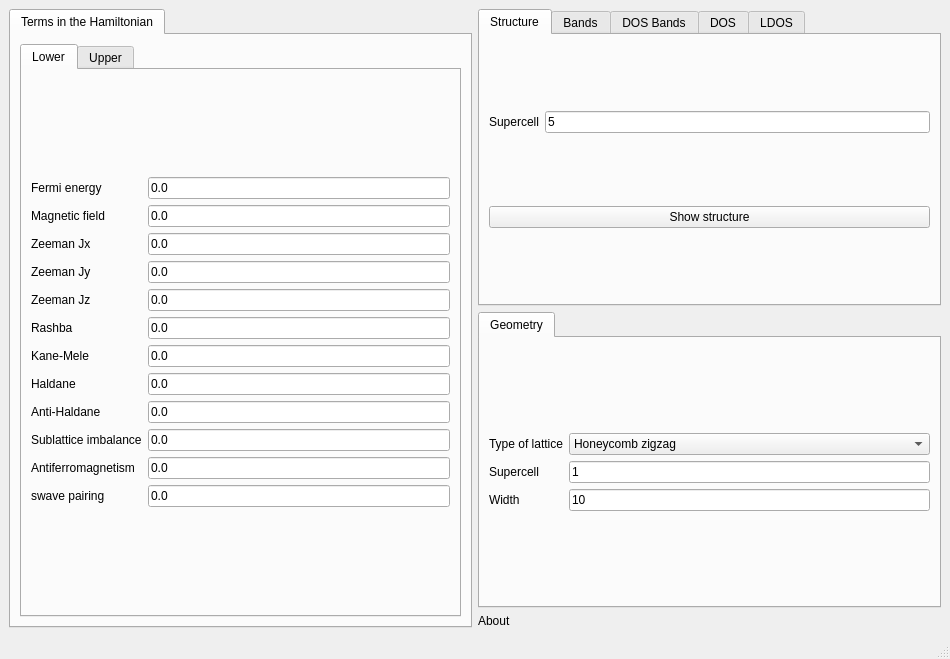
<?xml version="1.0" encoding="UTF-8"?>
<ui version="4.0">
 <class>MainWindow</class>
 <widget class="QMainWindow" name="MainWindow">
  <property name="geometry">
   <rect>
    <x>0</x>
    <y>0</y>
    <width>950</width>
    <height>659</height>
   </rect>
  </property>
  <property name="minimumSize">
   <size>
    <width>950</width>
    <height>659</height>
   </size>
  </property>
  <property name="windowTitle">
   <string>Hybrid ribbon</string>
  </property>
  <widget class="QWidget" name="centralwidget">
   <layout class="QGridLayout" name="gridLayout_7">
    <item row="0" column="0" rowspan="3">
     <widget class="QTabWidget" name="tabWidget_2">
      <property name="currentIndex">
       <number>0</number>
      </property>
      <widget class="QWidget" name="tab_3">
       <attribute name="title">
        <string>Terms in the Hamiltonian</string>
       </attribute>
       <layout class="QGridLayout" name="gridLayout_15">
        <item row="0" column="0">
         <widget class="QTabWidget" name="tabWidget_4">
          <property name="currentIndex">
           <number>0</number>
          </property>
          <widget class="QWidget" name="tab_11">
           <attribute name="title">
            <string>Lower</string>
           </attribute>
           <layout class="QGridLayout" name="gridLayout_17">
            <item row="0" column="0">
             <layout class="QGridLayout" name="gridLayout_10">
              <item row="4" column="0">
               <widget class="QLabel" name="label_38">
                <property name="text">
                 <string>Zeeman Jz</string>
                </property>
               </widget>
              </item>
              <item row="4" column="1">
               <widget class="QLineEdit" name="Bz_2">
                <property name="text">
                 <string>0.0</string>
                </property>
               </widget>
              </item>
              <item row="10" column="1">
               <widget class="QLineEdit" name="mAF_2">
                <property name="text">
                 <string>0.0</string>
                </property>
               </widget>
              </item>
              <item row="11" column="0">
               <widget class="QLabel" name="label_42">
                <property name="text">
                 <string>swave pairing</string>
                </property>
               </widget>
              </item>
              <item row="2" column="0">
               <widget class="QLabel" name="label_36">
                <property name="text">
                 <string>Zeeman Jx</string>
                </property>
               </widget>
              </item>
              <item row="2" column="1">
               <widget class="QLineEdit" name="Bx_2">
                <property name="text">
                 <string>0.0</string>
                </property>
               </widget>
              </item>
              <item row="9" column="0">
               <widget class="QLabel" name="label_22">
                <property name="text">
                 <string>Sublattice imbalance</string>
                </property>
               </widget>
              </item>
              <item row="0" column="1">
               <widget class="QLineEdit" name="fermi_2">
                <property name="enabled">
                 <bool>true</bool>
                </property>
                <property name="text">
                 <string>0.0</string>
                </property>
               </widget>
              </item>
              <item row="3" column="0">
               <widget class="QLabel" name="label_34">
                <property name="text">
                 <string>Zeeman Jy</string>
                </property>
               </widget>
              </item>
              <item row="9" column="1">
               <widget class="QLineEdit" name="mAB_2">
                <property name="text">
                 <string>0.0</string>
                </property>
               </widget>
              </item>
              <item row="7" column="0">
               <widget class="QLabel" name="label_41">
                <property name="text">
                 <string>Haldane</string>
                </property>
               </widget>
              </item>
              <item row="7" column="1">
               <widget class="QLineEdit" name="haldane_2">
                <property name="text">
                 <string>0.0</string>
                </property>
               </widget>
              </item>
              <item row="8" column="1">
               <widget class="QLineEdit" name="antihaldane_2">
                <property name="text">
                 <string>0.0</string>
                </property>
               </widget>
              </item>
              <item row="3" column="1">
               <widget class="QLineEdit" name="By_2">
                <property name="text">
                 <string>0.0</string>
                </property>
               </widget>
              </item>
              <item row="5" column="0">
               <widget class="QLabel" name="label_32">
                <property name="text">
                 <string>Rashba</string>
                </property>
               </widget>
              </item>
              <item row="6" column="1">
               <widget class="QLineEdit" name="kanemele_2">
                <property name="text">
                 <string>0.0</string>
                </property>
               </widget>
              </item>
              <item row="10" column="0">
               <widget class="QLabel" name="label_39">
                <property name="text">
                 <string>Antiferromagnetism</string>
                </property>
               </widget>
              </item>
              <item row="6" column="0">
               <widget class="QLabel" name="label_33">
                <property name="text">
                 <string>Kane-Mele</string>
                </property>
               </widget>
              </item>
              <item row="0" column="0">
               <widget class="QLabel" name="label_37">
                <property name="text">
                 <string>Fermi energy</string>
                </property>
               </widget>
              </item>
              <item row="5" column="1">
               <widget class="QLineEdit" name="rashba_2">
                <property name="text">
                 <string>0.0</string>
                </property>
               </widget>
              </item>
              <item row="11" column="1">
               <widget class="QLineEdit" name="swave_2">
                <property name="text">
                 <string>0.0</string>
                </property>
               </widget>
              </item>
              <item row="8" column="0">
               <widget class="QLabel" name="label_40">
                <property name="text">
                 <string>Anti-Haldane</string>
                </property>
               </widget>
              </item>
              <item row="1" column="1">
               <widget class="QLineEdit" name="peierls_2">
                <property name="text">
                 <string>0.0</string>
                </property>
               </widget>
              </item>
              <item row="1" column="0">
               <widget class="QLabel" name="label_19">
                <property name="text">
                 <string>Magnetic field</string>
                </property>
               </widget>
              </item>
             </layout>
            </item>
           </layout>
          </widget>
          <widget class="QWidget" name="tab_8">
           <attribute name="title">
            <string>Upper</string>
           </attribute>
           <layout class="QGridLayout" name="gridLayout_16">
            <item row="0" column="0">
             <layout class="QGridLayout" name="gridLayout">
              <item row="10" column="1">
               <widget class="QLineEdit" name="mAF">
                <property name="text">
                 <string>0.0</string>
                </property>
               </widget>
              </item>
              <item row="5" column="0">
               <widget class="QLabel" name="label_10">
                <property name="text">
                 <string>Rashba</string>
                </property>
               </widget>
              </item>
              <item row="10" column="0">
               <widget class="QLabel" name="label_13">
                <property name="text">
                 <string>Antiferromagnetism</string>
                </property>
               </widget>
              </item>
              <item row="4" column="0">
               <widget class="QLabel" name="label_5">
                <property name="text">
                 <string>Zeeman Jz</string>
                </property>
               </widget>
              </item>
              <item row="8" column="0">
               <widget class="QLabel" name="label_25">
                <property name="text">
                 <string>Anti-Haldane</string>
                </property>
               </widget>
              </item>
              <item row="6" column="1">
               <widget class="QLineEdit" name="kanemele">
                <property name="text">
                 <string>0.0</string>
                </property>
               </widget>
              </item>
              <item row="7" column="1">
               <widget class="QLineEdit" name="haldane">
                <property name="text">
                 <string>0.0</string>
                </property>
               </widget>
              </item>
              <item row="4" column="1">
               <widget class="QLineEdit" name="Bz">
                <property name="text">
                 <string>0.0</string>
                </property>
               </widget>
              </item>
              <item row="3" column="1">
               <widget class="QLineEdit" name="By">
                <property name="text">
                 <string>0.0</string>
                </property>
               </widget>
              </item>
              <item row="0" column="0">
               <widget class="QLabel" name="label">
                <property name="text">
                 <string>Fermi energy</string>
                </property>
               </widget>
              </item>
              <item row="6" column="0">
               <widget class="QLabel" name="label_11">
                <property name="text">
                 <string>Kane-Mele</string>
                </property>
               </widget>
              </item>
              <item row="3" column="0">
               <widget class="QLabel" name="label_4">
                <property name="text">
                 <string>Zeeman Jy</string>
                </property>
               </widget>
              </item>
              <item row="0" column="1">
               <widget class="QLineEdit" name="fermi">
                <property name="enabled">
                 <bool>true</bool>
                </property>
                <property name="text">
                 <string>0.0</string>
                </property>
               </widget>
              </item>
              <item row="9" column="1">
               <widget class="QLineEdit" name="mAB">
                <property name="text">
                 <string>0.0</string>
                </property>
               </widget>
              </item>
              <item row="5" column="1">
               <widget class="QLineEdit" name="rashba">
                <property name="text">
                 <string>0.0</string>
                </property>
               </widget>
              </item>
              <item row="2" column="1">
               <widget class="QLineEdit" name="Bx">
                <property name="text">
                 <string>0.0</string>
                </property>
               </widget>
              </item>
              <item row="8" column="1">
               <widget class="QLineEdit" name="antihaldane">
                <property name="text">
                 <string>0.0</string>
                </property>
               </widget>
              </item>
              <item row="9" column="0">
               <widget class="QLabel" name="label_12">
                <property name="text">
                 <string>Sublattice imbalance</string>
                </property>
               </widget>
              </item>
              <item row="7" column="0">
               <widget class="QLabel" name="label_24">
                <property name="text">
                 <string>Haldane</string>
                </property>
               </widget>
              </item>
              <item row="11" column="0">
               <widget class="QLabel" name="label_26">
                <property name="text">
                 <string>swave pairing</string>
                </property>
               </widget>
              </item>
              <item row="11" column="1">
               <widget class="QLineEdit" name="swave">
                <property name="text">
                 <string>0.0</string>
                </property>
               </widget>
              </item>
              <item row="2" column="0">
               <widget class="QLabel" name="label_3">
                <property name="text">
                 <string>Zeeman Jx</string>
                </property>
               </widget>
              </item>
              <item row="1" column="0">
               <widget class="QLabel" name="label_14">
                <property name="text">
                 <string>Magnetic field</string>
                </property>
               </widget>
              </item>
              <item row="1" column="1">
               <widget class="QLineEdit" name="peierls">
                <property name="text">
                 <string>0.0</string>
                </property>
               </widget>
              </item>
             </layout>
            </item>
           </layout>
          </widget>
         </widget>
        </item>
       </layout>
      </widget>
     </widget>
    </item>
    <item row="0" column="1">
     <widget class="QTabWidget" name="tabWidget_3">
      <property name="currentIndex">
       <number>0</number>
      </property>
      <widget class="QWidget" name="tab_4">
       <attribute name="title">
        <string>Structure</string>
       </attribute>
       <layout class="QGridLayout" name="gridLayout_8">
        <item row="0" column="0">
         <layout class="QGridLayout" name="gridLayout_3">
          <item row="0" column="0">
           <widget class="QLabel" name="label_7">
            <property name="text">
             <string>Supercell</string>
            </property>
           </widget>
          </item>
          <item row="0" column="1">
           <widget class="QLineEdit" name="nsuper_struct">
            <property name="text">
             <string>5</string>
            </property>
           </widget>
          </item>
         </layout>
        </item>
        <item row="1" column="0">
         <widget class="QPushButton" name="show_structure">
          <property name="text">
           <string>Show structure</string>
          </property>
         </widget>
        </item>
       </layout>
      </widget>
      <widget class="QWidget" name="tab_5">
       <attribute name="title">
        <string>Bands</string>
       </attribute>
       <layout class="QGridLayout" name="gridLayout_9">
        <item row="0" column="0">
         <layout class="QGridLayout" name="gridLayout_2">
          <item row="1" column="0">
           <widget class="QLabel" name="label_9">
            <property name="text">
             <string># kpoints</string>
            </property>
           </widget>
          </item>
          <item row="0" column="0">
           <widget class="QLabel" name="label_15">
            <property name="text">
             <string>Operator</string>
            </property>
           </widget>
          </item>
          <item row="0" column="1">
           <widget class="QComboBox" name="bands_color">
            <property name="currentIndex">
             <number>0</number>
            </property>
            <item>
             <property name="text">
              <string>None</string>
             </property>
            </item>
            <item>
             <property name="text">
              <string>y-position</string>
             </property>
            </item>
            <item>
             <property name="text">
              <string>Sx</string>
             </property>
            </item>
            <item>
             <property name="text">
              <string>Sy</string>
             </property>
            </item>
            <item>
             <property name="text">
              <string>Sz</string>
             </property>
            </item>
            <item>
             <property name="text">
              <string>Valley</string>
             </property>
            </item>
            <item>
             <property name="text">
              <string>IPR</string>
             </property>
            </item>
           </widget>
          </item>
          <item row="1" column="1">
           <widget class="QLineEdit" name="nk_bands">
            <property name="text">
             <string>100</string>
            </property>
           </widget>
          </item>
         </layout>
        </item>
        <item row="1" column="0">
         <widget class="QPushButton" name="show_bands">
          <property name="text">
           <string>Band structure</string>
          </property>
         </widget>
        </item>
       </layout>
      </widget>
      <widget class="QWidget" name="tab_9">
       <attribute name="title">
        <string>DOS Bands</string>
       </attribute>
       <layout class="QGridLayout" name="gridLayout_12">
        <item row="0" column="0">
         <layout class="QGridLayout" name="gridLayout_11">
          <item row="0" column="1">
           <widget class="QLineEdit" name="delta_kbands">
            <property name="text">
             <string>0.01</string>
            </property>
           </widget>
          </item>
          <item row="0" column="0">
           <widget class="QLabel" name="label_27">
            <property name="text">
             <string>Smearing</string>
            </property>
           </widget>
          </item>
          <item row="1" column="1">
           <widget class="QLineEdit" name="ne_kbands">
            <property name="text">
             <string>400</string>
            </property>
           </widget>
          </item>
          <item row="1" column="0">
           <widget class="QLabel" name="label_28">
            <property name="text">
             <string># of energies</string>
            </property>
           </widget>
          </item>
          <item row="2" column="0">
           <widget class="QLabel" name="label_29">
            <property name="text">
             <string>Energy window</string>
            </property>
           </widget>
          </item>
          <item row="2" column="1">
           <widget class="QLineEdit" name="window_kbands">
            <property name="text">
             <string>3.0</string>
            </property>
           </widget>
          </item>
          <item row="3" column="0">
           <widget class="QLabel" name="label_30">
            <property name="text">
             <string>KPM scale</string>
            </property>
           </widget>
          </item>
          <item row="3" column="1">
           <widget class="QLineEdit" name="scale_kbands">
            <property name="text">
             <string>10.0</string>
            </property>
           </widget>
          </item>
          <item row="4" column="0">
           <widget class="QLabel" name="label_31">
            <property name="text">
             <string># vectors</string>
            </property>
           </widget>
          </item>
          <item row="4" column="1">
           <widget class="QLineEdit" name="nv_kbands">
            <property name="text">
             <string>10</string>
            </property>
           </widget>
          </item>
         </layout>
        </item>
        <item row="0" column="1">
         <widget class="QPushButton" name="show_dosbands">
          <property name="toolTip">
           <string>This is equivalent to band structure calculation, but it can be applied for very large systems</string>
          </property>
          <property name="text">
           <string>Show DOS Bands</string>
          </property>
         </widget>
        </item>
       </layout>
      </widget>
      <widget class="QWidget" name="tab_6">
       <attribute name="title">
        <string>DOS</string>
       </attribute>
       <layout class="QGridLayout" name="gridLayout_13">
        <item row="0" column="0">
         <layout class="QGridLayout" name="gridLayout_5">
          <item row="0" column="0">
           <widget class="QLabel" name="label_16">
            <property name="text">
             <string>Smearing</string>
            </property>
           </widget>
          </item>
          <item row="0" column="1">
           <widget class="QLineEdit" name="dos_delta">
            <property name="text">
             <string>0.01</string>
            </property>
           </widget>
          </item>
          <item row="1" column="0">
           <widget class="QLabel" name="label_43">
            <property name="text">
             <string>Number of k-points</string>
            </property>
           </widget>
          </item>
          <item row="1" column="1">
           <widget class="QLineEdit" name="dos_nk">
            <property name="text">
             <string>400</string>
            </property>
           </widget>
          </item>
          <item row="2" column="1">
           <widget class="QLineEdit" name="dos_ewindow">
            <property name="text">
             <string>4.0</string>
            </property>
           </widget>
          </item>
          <item row="2" column="0">
           <widget class="QLabel" name="label_44">
            <property name="text">
             <string>Energy window</string>
            </property>
           </widget>
          </item>
         </layout>
        </item>
        <item row="1" column="0">
         <widget class="QPushButton" name="show_dos">
          <property name="text">
           <string>Density of states</string>
          </property>
         </widget>
        </item>
       </layout>
      </widget>
      <widget class="QWidget" name="tab_7">
       <attribute name="title">
        <string>LDOS</string>
       </attribute>
       <layout class="QGridLayout" name="gridLayout_14">
        <item row="0" column="0">
         <layout class="QGridLayout" name="gridLayout_6">
          <item row="0" column="1">
           <widget class="QLineEdit" name="ne_ldos">
            <property name="text">
             <string>300</string>
            </property>
           </widget>
          </item>
          <item row="3" column="1">
           <widget class="QLineEdit" name="delta_ldos">
            <property name="text">
             <string>0.03</string>
            </property>
           </widget>
          </item>
          <item row="3" column="0">
           <widget class="QLabel" name="label_35">
            <property name="text">
             <string>Smearing</string>
            </property>
           </widget>
          </item>
          <item row="1" column="1">
           <widget class="QLineEdit" name="nk_ldos">
            <property name="text">
             <string>20</string>
            </property>
           </widget>
          </item>
          <item row="0" column="0">
           <widget class="QLabel" name="label_17">
            <property name="text">
             <string># of energies</string>
            </property>
           </widget>
          </item>
          <item row="1" column="0">
           <widget class="QLabel" name="label_18">
            <property name="text">
             <string># of kpoints</string>
            </property>
           </widget>
          </item>
          <item row="2" column="0">
           <widget class="QLabel" name="label_55">
            <property name="text">
             <string>Energy window</string>
            </property>
           </widget>
          </item>
          <item row="2" column="1">
           <widget class="QLineEdit" name="window_ldos">
            <property name="text">
             <string>0.5</string>
            </property>
           </widget>
          </item>
          <item row="4" column="0">
           <widget class="QLabel" name="label_56">
            <property name="text">
             <string>Supercell</string>
            </property>
           </widget>
          </item>
          <item row="4" column="1">
           <widget class="QLineEdit" name="nsuper_ldos">
            <property name="text">
             <string>5</string>
            </property>
           </widget>
          </item>
         </layout>
        </item>
        <item row="0" column="1">
         <widget class="QPushButton" name="show_interactive_ldos">
          <property name="text">
           <string>Show LDOS</string>
          </property>
         </widget>
        </item>
       </layout>
      </widget>
     </widget>
    </item>
    <item row="1" column="1">
     <widget class="QTabWidget" name="tabWidget">
      <property name="currentIndex">
       <number>0</number>
      </property>
      <property name="documentMode">
       <bool>false</bool>
      </property>
      <property name="tabsClosable">
       <bool>false</bool>
      </property>
      <property name="movable">
       <bool>false</bool>
      </property>
      <widget class="QWidget" name="tab_2">
       <attribute name="title">
        <string>Geometry</string>
       </attribute>
       <layout class="QGridLayout" name="gridLayout_18">
        <item row="0" column="0">
         <layout class="QGridLayout" name="gridLayout_4">
          <item row="0" column="0">
           <widget class="QLabel" name="label_8">
            <property name="text">
             <string>Type of lattice</string>
            </property>
           </widget>
          </item>
          <item row="0" column="1">
           <widget class="QComboBox" name="lattice">
            <item>
             <property name="text">
              <string>Honeycomb zigzag</string>
             </property>
            </item>
            <item>
             <property name="text">
              <string>Honeycomb armchair</string>
             </property>
            </item>
            <item>
             <property name="text">
              <string>Square</string>
             </property>
            </item>
            <item>
             <property name="text">
              <string>Triangular</string>
             </property>
            </item>
            <item>
             <property name="text">
              <string>Kagome</string>
             </property>
            </item>
            <item>
             <property name="text">
              <string>Lieb</string>
             </property>
            </item>
            <item>
             <property name="text">
              <string>Chain</string>
             </property>
            </item>
           </widget>
          </item>
          <item row="1" column="1">
           <widget class="QLineEdit" name="nsuper">
            <property name="text">
             <string>1</string>
            </property>
           </widget>
          </item>
          <item row="1" column="0">
           <widget class="QLabel" name="label_6">
            <property name="text">
             <string>Supercell</string>
            </property>
           </widget>
          </item>
          <item row="2" column="0">
           <widget class="QLabel" name="label_2">
            <property name="text">
             <string>Width</string>
            </property>
           </widget>
          </item>
          <item row="2" column="1">
           <widget class="QLineEdit" name="width">
            <property name="text">
             <string>10</string>
            </property>
           </widget>
          </item>
         </layout>
        </item>
       </layout>
      </widget>
     </widget>
    </item>
    <item row="2" column="1">
     <widget class="QLabel" name="label_46">
      <property name="toolTip">
       <string>This module allows to compute heterostructures consisting of two different films. You have to specify the parameters of the two films</string>
      </property>
      <property name="text">
       <string>About</string>
      </property>
     </widget>
    </item>
   </layout>
  </widget>
  <widget class="QMenuBar" name="menubar">
   <property name="geometry">
    <rect>
     <x>0</x>
     <y>0</y>
     <width>950</width>
     <height>25</height>
    </rect>
   </property>
  </widget>
  <widget class="QStatusBar" name="statusbar"/>
 </widget>
 <resources/>
 <connections/>
</ui>
